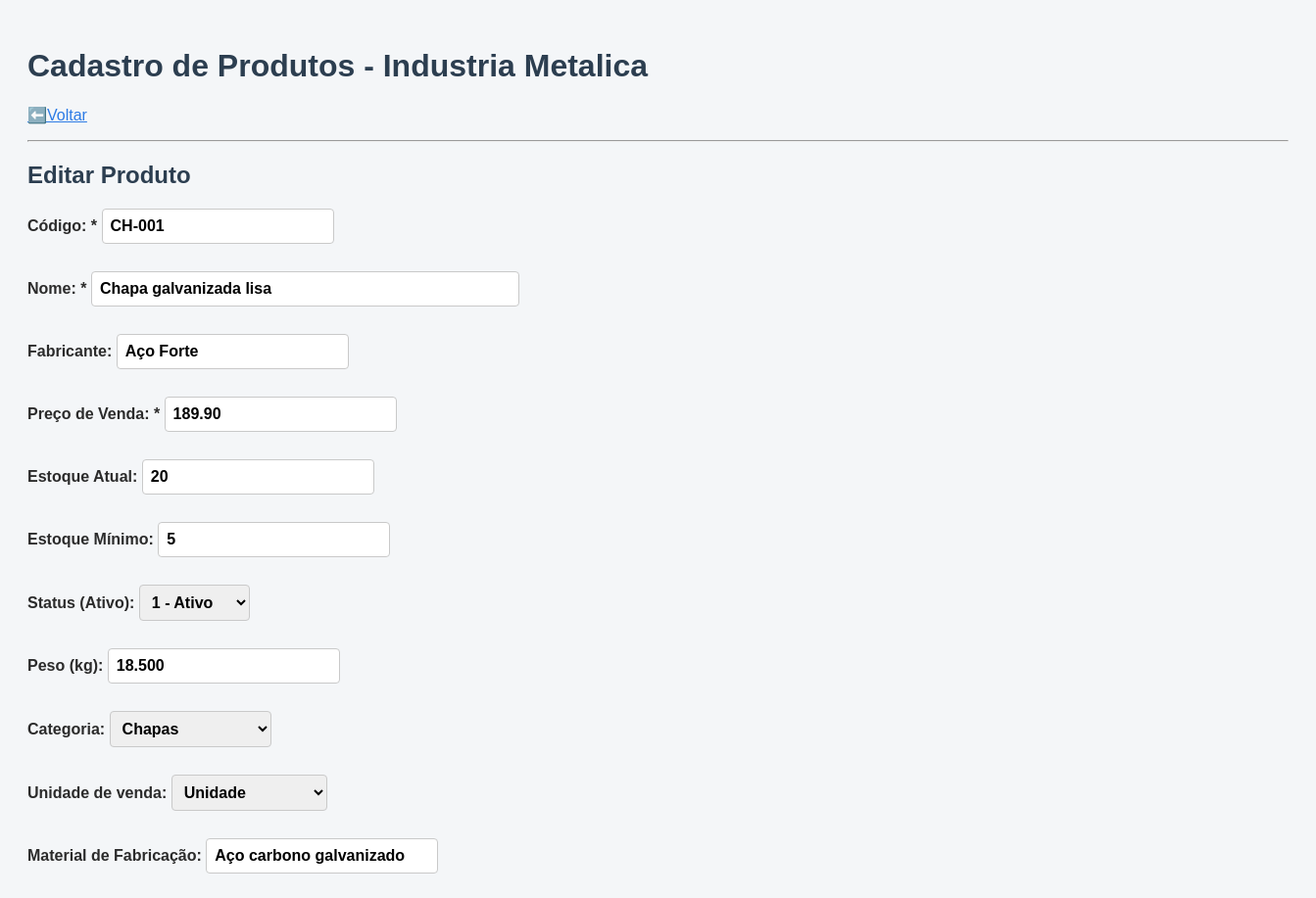
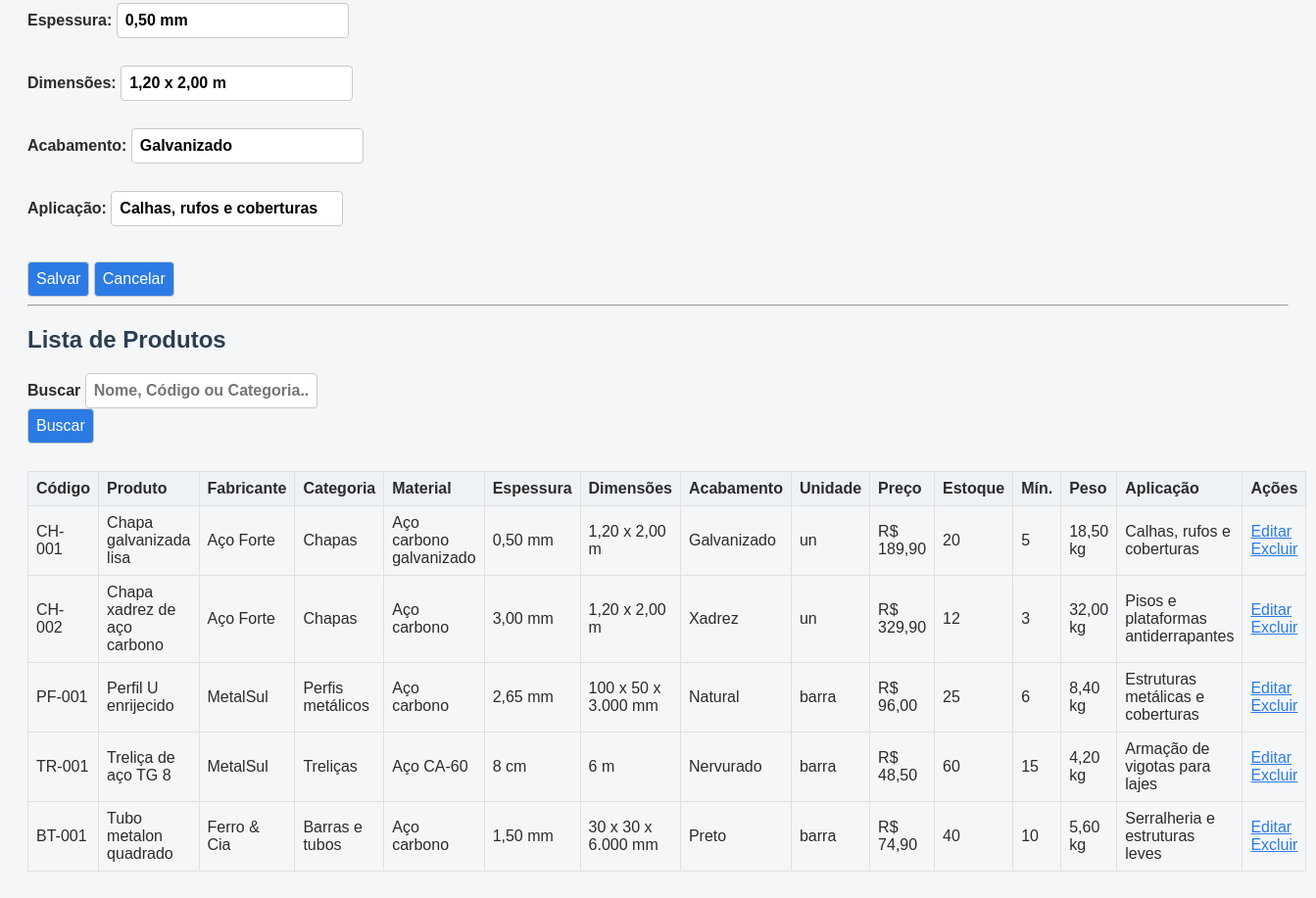
The page /produtos.php?editar=1 (signed in) on the database its author committed (2 pictures, top to bottom).
### tables this page shows
CREATE TABLE IF NOT EXISTS produtos (
  id INT NOT NULL AUTO_INCREMENT,
  codigo VARCHAR(45) NOT NULL,
  nome VARCHAR(150) NOT NULL,
  fabricante VARCHAR(100) NOT NULL DEFAULT 'Geral',
  preco DECIMAL(10,2) NOT NULL,
  estoque_atual INT NOT NULL DEFAULT 0,
  estoque_minimo INT NOT NULL DEFAULT 0,
  ativo TINYINT NOT NULL DEFAULT 1,
  peso DECIMAL(10,3) NOT NULL DEFAULT 0,
  categoria VARCHAR(100) NOT NULL,
  unidade VARCHAR(20) NOT NULL DEFAULT 'un',
  material_fabricacao VARCHAR(100) NULL,
  espessura VARCHAR(50) NULL,
  dimensoes VARCHAR(100) NULL,
  acabamento VARCHAR(100) NULL,
  aplicacao VARCHAR(255) NULL,
  PRIMARY KEY (id),
  UNIQUE KEY uq_produtos_codigo (codigo),
  KEY idx_produtos_categoria (categoria)
);

### produtos.php (the view, shortened to what this page needs)
<?php
require_once 'config.php';
$produtoEditar = null;
if (isset($_GET['editar'])) {
    $stmt = $conn->prepare("SELECT * FROM produtos WHERE id = ?");
    $stmt->execute([(int)$_GET['editar']]);
    $produtoEditar = $stmt->fetch();
}
$busca = trim($_GET['busca'] ?? '');
$sql = "SELECT * FROM produtos WHERE ativo = 1" . ($busca ? " AND (nome LIKE :b OR codigo LIKE :b OR categoria LIKE :b)" : "") . " ORDER BY nome";
$stmt = $conn->prepare($sql);
$stmt->execute($busca ? ['b' => "%$busca%"] : []);
$produtos = $stmt->fetchAll();
?>
<!DOCTYPE html>
<html lang="pt-BR">
<head>
    <link rel="stylesheet" href="estilo.css">
</head>
<body>
    <h1>Cadastro de Produtos - Industria Metalica</h1>
    <p><a href="index.php">⬅️Voltar</a></p>
    <hr>
    <h2><?= $produtoEditar ? 'Editar' : 'Novo' ?> Produto</h2>
    <form method="POST">
        <label>Código: * <input type="text" name="codigo" value="<?= htmlspecialchars($produtoEditar['codigo'] ?? '') ?>" required></label><br>
        <label>Nome: * <input type="text" name="nome" size="40" value="<?= htmlspecialchars($produtoEditar['nome'] ?? '') ?>" required></label><br>
        <label>Fabricante: <input type="text" name="fabricante" value="<?= htmlspecialchars($produtoEditar['fabricante'] ?? '') ?>"></label><br>
        <label>Preço de Venda: * <input type="number" step="0.01" name="preco" value="<?= htmlspecialchars($produtoEditar['preco'] ?? '') ?>" required></label><br>
        <label>Estoque Atual: <input type="number" name="estoque_atual" min="0" value="<?= $produtoEditar['estoque_atual'] ?? 0 ?>"></label><br>
        <label>Estoque Mínimo: <input type="number" name="estoque_minimo" min="0" value="<?= $produtoEditar['estoque_minimo'] ?? 5 ?>"></label><br>
        <label>Status (Ativo):
            <select name="ativo">
                <option value="1" <?= ($produtoEditar['ativo'] ?? 1) == 1 ? 'selected' : '' ?>>1 - Ativo</option>
            </select>
        </label><br>
        <label>Peso (kg): <input type="number" step="0.01" min="0" name="peso" value="<?= $produtoEditar['peso'] ?? 0.00 ?>"></label><br>
        <label>Categoria:
            <select name="categoria" required>
                <?php foreach (['Chapas', 'Treliças', 'Perfis metálicos', 'Barras e tubos', 'Telhas metálicas', 'Acessórios'] as $categoria): ?>
                    <option value="<?= htmlspecialchars($categoria) ?>" <?= ($produtoEditar['categoria'] ?? 'Chapas') === $categoria ? 'selected' : '' ?>><?= htmlspecialchars($categoria) ?></option>
                <?php endforeach; ?>
            </select>
        </label><br>
        <label>Unidade de venda:
            <select name="unidade">
                <?php foreach (['un' => 'Unidade', 'm' => 'Metro', 'm²' => 'Metro quadrado', 'kg' => 'Quilograma', 'barra' => 'Barra'] as $valor => $rotulo): ?>
                    <option value="<?= htmlspecialchars($valor) ?>" <?= ($produtoEditar['unidade'] ?? 'un') === $valor ? 'selected' : '' ?>><?= htmlspecialchars($rotulo) ?></option>
                <?php endforeach; ?>
            </select>
        </label><br>
        <label>Material de Fabricação: <input type="text" name="material_fabricacao" value="<?= htmlspecialchars($produtoEditar['material_fabricacao'] ?? '') ?>"></label><br>
        <label>Espessura: <input type="text" name="espessura" placeholder="Ex.: 2 mm" value="<?= htmlspecialchars($produtoEditar['espessura'] ?? '') ?>"></label><br>
        <label>Dimensões: <input type="text" name="dimensoes" placeholder="Ex.: 1,20 x 2,00 m" value="<?= htmlspecialchars($produtoEditar['dimensoes'] ?? '') ?>"></label><br>
        <label>Acabamento: <input type="text" name="acabamento" placeholder="Ex.: galvanizado" value="<?= htmlspecialchars($produtoEditar['acabamento'] ?? '') ?>"></label><br>
        <label>Aplicação: <input type="text" name="aplicacao" value="<?= htmlspecialchars($produtoEditar['aplicacao'] ?? '') ?>"></label><br><br>
        <button type="submit">Salvar</button>
        <?php if ($produtoEditar): ?><a href="produtos.php"><button type="button">Cancelar</button></a><?php endif; ?>
    </form>
    <hr>
    <h2>Lista de Produtos</h2>
    <form method="GET">
        <label>Buscar <input type="text" name="busca" value="<?= htmlspecialchars($busca) ?>" placeholder="Nome, Código ou Categoria..."></label>
        <button type="submit">Buscar</button>
    </form>
    <br>
    <?php if ($produtos): ?>
        <table border="1" cellpadding="5" cellspacing="0">
            <tr>
                <th>Código</th><th>Produto</th><th>Fabricante</th><th>Categoria</th><th>Material</th><th>Espessura</th><th>Dimensões</th><th>Acabamento</th><th>Unidade</th><th>Preço</th><th>Estoque</th><th>Mín.</th><th>Peso</th><th>Aplicação</th><th>Ações</th>
            </tr>
            <?php foreach ($produtos as $p): ?>
                <tr>
                    <td><?= htmlspecialchars($p['codigo']) ?></td>
                    <td><?= htmlspecialchars($p['nome']) ?></td>
                    <td><?= htmlspecialchars($p['fabricante'] ?? '') ?></td>
                    <td><?= htmlspecialchars($p['categoria'] ?? '') ?></td>
                    <td><?= htmlspecialchars($p['material_fabricacao'] ?? '-') ?></td>
                    <td><?= htmlspecialchars($p['espessura'] ?? '-') ?></td>
                    <td><?= htmlspecialchars($p['dimensoes'] ?? '-') ?></td>
                    <td><?= htmlspecialchars($p['acabamento'] ?? '-') ?></td>
                    <td><?= htmlspecialchars($p['unidade'] ?? 'un') ?></td>
                    <td>R$ <?= number_format($p['preco'], 2, ',', '.') ?></td>
                    <td><?= $p['estoque_atual'] ?></td>
                    <td><?= $p['estoque_minimo'] ?></td>
                    <td><?= number_format((float)$p['peso'], 2, ',', '.') ?> kg</td>
                    <td><?= htmlspecialchars($p['aplicacao'] ?? '-') ?></td>
                    <td>
                        <a href="produtos.php?editar=<?= $p['id'] ?>">Editar</a>
                        <a href="produtos.php?excluir=<?= $p['id'] ?>" onclick="return confirm('Deseja realmente excluir este produto?')">Excluir</a>
                    </td>
                </tr>
            <?php endforeach; ?>
        </table>
    <?php else: ?>
        <p>Nenhum produto cadastrado.</p>
    <?php endif; ?>
</body>
</html>

### estilo.css (style rules this page uses)
body { font-family: Arial, Helvetica, sans-serif; background-color: #f4f6f8; color: #2b2b2b; padding: 20px; }
h1, h2 { color: #2c3e50; }
label { display: block; font-weight: bold; margin-top: 10px; }
input, select, textarea, button { font: inherit; padding: 8px; border-radius: 4px; border: 1px solid #c9c9c9; }
button { background-color: #2c7be5; color: #ffffff; cursor: pointer; }
a { color: #2c7be5; }
table { width: 100%; border-collapse: collapse; margin-top: 10px; }
th, td { padding: 8px; border: 1px solid #e0e0e0; text-align: left; }
th { background-color: #eef2f7; }

### rows shown on the page
produtos: codigo "CH-001", nome "Chapa galvanizada lisa", fabricante "Aço Forte", preco "189.90", estoque_atual "20", estoque_minimo "5", ativo "1 - Ativo", peso "18.500", categoria "Chapas", unidade "Unidade", material_fabricacao "Aço carbono galvanizado", espessura "0,50 mm", dimensoes "1,20 x 2,00 m", acabamento "Galvanizado", aplicacao "Calhas, rufos e coberturas", unidade "un", preco "189,90", peso "18,50"
produtos: codigo "CH-002", nome "Chapa xadrez de aço carbono", fabricante "Aço Forte", categoria "Chapas", material_fabricacao "Aço carbono", espessura "3,00 mm", dimensoes "1,20 x 2,00 m", acabamento "Xadrez", unidade "un", preco "329,90", estoque_atual "12", estoque_minimo "3", peso "32,00", aplicacao "Pisos e plataformas antiderrapantes"
produtos: codigo "PF-001", nome "Perfil U enrijecido", fabricante "MetalSul", categoria "Perfis metálicos", material_fabricacao "Aço carbono", espessura "2,65 mm", dimensoes "100 x 50 x 3.000 mm", acabamento "Natural", unidade "barra", preco "96,00", estoque_atual "25", estoque_minimo "6", peso "8,40", aplicacao "Estruturas metálicas e coberturas"
produtos: codigo "TR-001", nome "Treliça de aço TG 8", fabricante "MetalSul", categoria "Treliças", material_fabricacao "Aço CA-60", espessura "8 cm", dimensoes "6 m", acabamento "Nervurado", unidade "barra", preco "48,50", estoque_atual "60", estoque_minimo "15", peso "4,20", aplicacao "Armação de vigotas para lajes"
produtos: codigo "BT-001", nome "Tubo metalon quadrado", fabricante "Ferro & Cia", categoria "Barras e tubos", material_fabricacao "Aço carbono", espessura "1,50 mm", dimensoes "30 x 30 x 6.000 mm", acabamento "Preto", unidade "barra", preco "74,90", estoque_atual "40", estoque_minimo "10", peso "5,60", aplicacao "Serralheria e estruturas leves"
